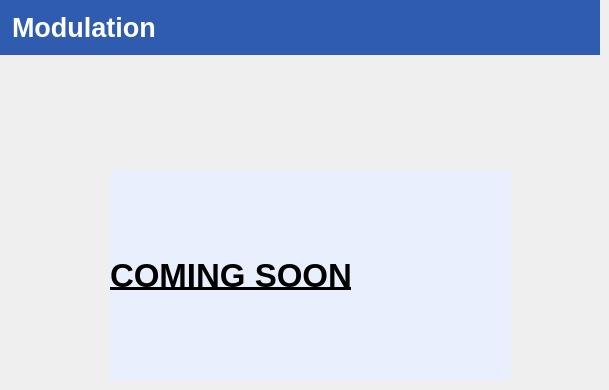
       <widget class="QWidget" name="ModulationPage">
        <widget class="QWidget" name="widget_5" native="true">
         <property name="geometry">
          <rect>
           <x>0</x>
           <y>0</y>
           <width>600</width>
           <height>55</height>
          </rect>
         </property>
         <property name="minimumSize">
          <size>
           <width>600</width>
           <height>55</height>
          </size>
         </property>
         <property name="maximumSize">
          <size>
           <width>600</width>
           <height>55</height>
          </size>
         </property>
         <property name="styleSheet">
          <string notr="true">QWidget{
	
	
	background-color: rgb(47, 92, 175);
}</string>
         </property>
         <layout class="QHBoxLayout" name="horizontalLayout_8">
          <property name="leftMargin">
           <number>12</number>
          </property>
          <item>
           <layout class="QVBoxLayout" name="verticalLayout_12">
            <item>
             <widget class="QLabel" name="ModulationTitle">
              <property name="font">
               <font>
                <pointsize>20</pointsize>
                <weight>75</weight>
                <bold>true</bold>
               </font>
              </property>
              <property name="styleSheet">
               <string notr="true">QLabel{
	color: rgb(255, 255, 255);
}</string>
              </property>
              <property name="text">
               <string>Modulation</string>
              </property>
             </widget>
            </item>
           </layout>
          </item>
          <item>
           <layout class="QVBoxLayout" name="verticalLayout_13">
            <item>
             <spacer name="horizontalSpacer_8">
              <property name="orientation">
               <enum>Qt::Horizontal</enum>
              </property>
              <property name="sizeHint" stdset="0">
               <size>
                <width>120</width>
                <height>20</height>
               </size>
              </property>
             </spacer>
            </item>
           </layout>
          </item>
         </layout>
        </widget>
        <widget class="QLabel" name="label_9">
         <property name="geometry">
          <rect>
           <x>110</x>
           <y>170</y>
           <width>401</width>
           <height>211</height>
          </rect>
         </property>
         <property name="font">
          <font>
           <pointsize>25</pointsize>
           <weight>75</weight>
           <bold>true</bold>
           <underline>true</underline>
          </font>
         </property>
         <property name="styleSheet">
          <string notr="true">QLabel {
	
	background-color: rgb(233, 239, 253);
	
	color: rgb(0, 0, 0);

}


</string>
         </property>
         <property name="text">
          <string>COMING SOON</string>
         </property>
        </widget>
       </widget>
